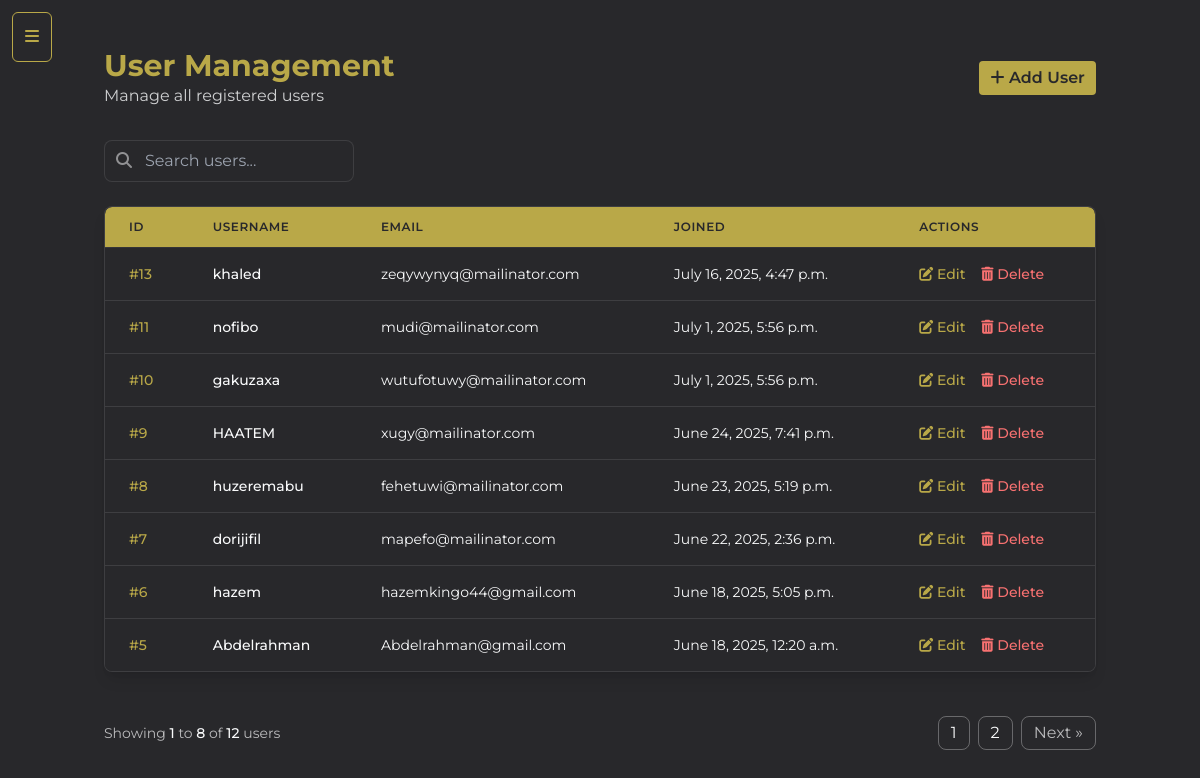
/useradmin/users/, run on the app's committed database.
### userauths/models.py (models this page shows, shortened)
class User(AbstractUser):
    email = models.EmailField(unique=True)
    username= models.CharField(max_length=100, unique=True)
    USERNAME_FIELD = 'email'
    REQUIRED_FIELDS = ['username']

### useradmin/views.py (the view)
# urls.py: path('users/', views.admin_users_view, name='users'),
def admin_users_view(request):
    users = User.objects.all()
    if 'q' in request.GET:
        query = request.GET.get('q')
        search_mode = bool(query)
        users = users.filter(username__icontains=query)
    else:
        search_mode = False
        users = users.order_by('-id')
    page_obj, query_string = paginate_products(request, users, per_page=8)
    context = {
        'users': page_obj.object_list,
        'search_mode': search_mode,
        'page_obj': page_obj,
        'query_string': query_string,
    }
    return render(request, 'useradmin/users.html', context)

### core/context_processors.py (called while the page is built)
def price_range_context(request):
    min_max_price = Product.objects.aggregate(Min('price'), Max('price'))
    return {
        'min_max_price': min_max_price,
      }

def cart_data(request):
    cart_data = request.session.get('cart_data_obj', {})
    return {'cart_data': cart_data}

### core/services.py (called while the page is built)
def paginate_products(request, products, per_page=6):
    query_dict = request.GET.copy()
    query_dict.pop("page", None)
    query_string = query_dict.urlencode()
    paginator = Paginator(products, per_page)
    page_number = request.GET.get("page")
    page_obj = paginator.get_page(page_number)
    return page_obj, query_string

### templates/useradmin/users.html (shortened to what this page needs)
{% extends "useradmin/base-sidebar.html" %}
{% load static %}
{% block content %}
<div class="container mx-auto px-4 py-6">
    <div class="flex justify-between items-center mb-8">
        <div>
            <h1 class="text-3xl font-bold text-gold">User Management</h1>
            <p class="text-light/80">Manage all registered users</p>
        </div>
        <a href="{% url 'useradmin:add-user' %}" class="btn">
            <i class="fas fa-plus"></i>
            Add User
        </a>
    </div>
      <div class="flex justify-between relative flex-grow">
                <div class="mb-6 flex flex-col md:flex-row gap-4">
                    <form method="GET" class="flex-grow">
                        <div class="relative">
                            <input type="text" name="q" value="{{ request.GET.q }}" placeholder="Search users..."
                                class="pl-10 pr-4 py-2 rounded-lg bg-dark border border-white/10 text-light focus:outline-none focus:ring-2 focus:ring-gold focus:border-transparent">
                            <i class="fas fa-search absolute left-3 top-3 text-light/50"></i>
                        </div>
                    </form>
                </div>
      </div>
    <div class="bg-dark rounded-lg shadow-lg border border-white/10 overflow-hidden">
        <div class="overflow-x-auto">
            <table class="min-w-full divide-y divide-white/10">
                <thead class="bg-gold backdrop-blur border-b border-white/10">
                    <tr class="text-dark text-xs">
                        <th class="px-6 py-3 text-left font-semibold uppercase tracking-wider">ID</th>
                        <th class="px-6 py-3 text-left font-semibold uppercase tracking-wider">Username</th>
                        <th class="px-6 py-3 text-left font-semibold uppercase tracking-wider">Email</th>
                        <th class="px-6 py-3 text-left font-semibold uppercase tracking-wider">Joined</th>
                        <th class="px-6 py-3 text-left font-semibold uppercase tracking-wider">Actions</th>
                    </tr>
                </thead>
                <tbody class="bg-dark divide-y divide-white/10">
                    {% for user in users %}
                    <tr class="hover:bg-white/5 transition-colors">
                        <td class="px-6 py-4 whitespace-nowrap text-sm font-medium text-gold">#{{ user.id }}</td>
                        <td class="px-6 py-4 whitespace-nowrap text-sm font-medium text-light">{{ user.username }}</td>
                        <td class="px-6 py-4 whitespace-nowrap text-sm text-light">{{ user.email }}</td>
                        <td class="px-6 py-4 whitespace-nowrap text-sm text-light">{{ user.date_joined }}</td>
                        <td class="px-6 py-4 whitespace-nowrap text-sm font-medium">
                            <a href="{% url 'useradmin:edit-user' user.id %}" class="text-gold hover:text-gold/80 mr-3">
                                <i class="fas fa-edit"></i> Edit
                            </a>
                            <a href="{% url 'useradmin:delete-user' user.id %}" class="text-red-400 hover:text-red-300">
                                <i class="fas fa-trash-alt"></i> Delete
                            </a>
                        </td>
                    </tr>
                    {% endfor %}
                </tbody>
            </table>
        </div>
    </div>
    <div class="flex flex-col sm:flex-row items-center justify-between gap-4 mt-6">
            <div class="text-sm text-light/70">
                  Showing
                  <span class="font-medium text-light">
                      {{ page_obj.start_index }}
                  </span>
                  to
                  <span class="font-medium text-light">
                      {{ page_obj.end_index }}
                  </span>
                  of
                  <span class="font-medium text-light">
                      {{ page_obj.paginator.count }}
                  </span> users
              </div>
            {% include 'partials/pagination.html' %}
    </div>
</div>
{% endblock %}

### static/assets/css/global.css (style rules this page uses)
.flex { display: flex; align-items: center; }
* { margin: 0; padding: 0; }
html { font-family: "Montserrat", serif !important; box-sizing: border-box; scrollbar-color: #b9a848 #28282B; scroll-behavior: smooth; }
*, *:before, *:after { box-sizing: inherit; }
a,button { cursor: pointer; display: inline-block; }
.btn { background-color: #b9a848; color: #28282B; font-size: 1rem; font-weight: 600; padding-left: 0.7rem; padding-right: 0.7rem; padding-top: 0.30rem; padding-bottom: 0.30rem; border-radius: 0.25rem; }

### data on the page
User: id "13", username "khaled", email "zeqywynyq@mailinator.com", date_joined "July 16, 2025, 4:47 p.m."
User: id "11", username "nofibo", email "mudi@mailinator.com", date_joined "July 1, 2025, 5:56 p.m."
User: id "10", username "gakuzaxa", email "wutufotuwy@mailinator.com", date_joined "July 1, 2025, 5:56 p.m."
User: id "9", username "HAATEM", email "xugy@mailinator.com", date_joined "June 24, 2025, 7:41 p.m."
User: id "8", username "huzeremabu", email "fehetuwi@mailinator.com", date_joined "June 23, 2025, 5:19 p.m."
User: id "7", username "dorijifil", email "mapefo@mailinator.com", date_joined "June 22, 2025, 2:36 p.m."
User: id "6", username "hazem", email "hazemkingo44@gmail.com", date_joined "June 18, 2025, 5:05 p.m."
User: id "5", username "Abdelrahman", email "Abdelrahman@gmail.com", date_joined "June 18, 2025, 12:20 a.m."

### other printed values
{{ page_obj.start_index }} "1"
{{ page_obj.end_index }} "8"
{{ page_obj.paginator.count }} "12"
{{ page_num }} "1"
{{ page_num }} "2"
